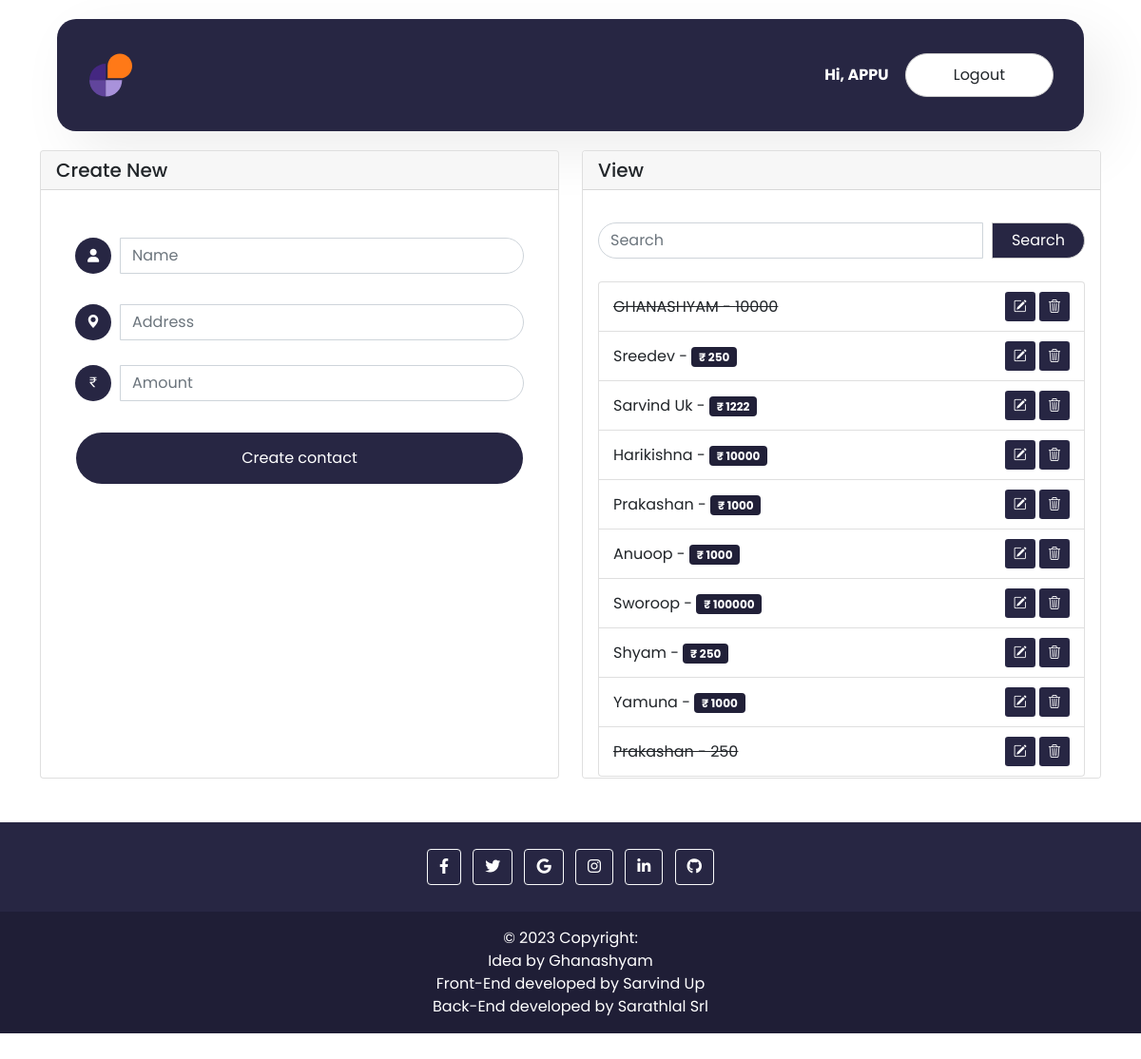
Screenshot of / (signed in) with the database file from the repository.
### members/models.py (models this page shows)
class Task(models.Model):
    user = models.ForeignKey(User, on_delete=models.CASCADE)
    name = models.CharField(max_length=200)
    address = models.CharField(max_length=200, null=True)
    amount = models.CharField(max_length=200)
    complete = models.BooleanField(default=False)
    created = models.DateTimeField(auto_now_add=True)
    def __str__(self):
        return self.name

### members/views.py (the view, shortened to what this page needs)
# urls.py: path('', views.dashboard, name="dashboard"),
@login_required(login_url='members:login')
def dashboard(request):
    if request.user.is_authenticated:
        search_query = ''
        if request.GET.get('search_query'):
            search_query = request.GET.get('search_query')
        user = request.user
        tasks = Task.objects.filter(user = user, name__icontains=search_query)
        form = TaskForm()
        context = {'tasks':tasks, 'form':form}
        return render(request, 'dashboard.html', context)

### members/forms.py
class TaskForm(forms.ModelForm):
    class Meta:
        model = Task
        fields = ['name' , 'address', 'amount' , 'complete']

### templates/dashboard.html (shortened to what this page needs)
<!DOCTYPE html>
<html lang="en">
{% load static %}
<head>
  <link rel="stylesheet" href="{% static 'css/dashboard.css' %}">
  <link rel="stylesheet" href="{% static 'bootstrap/bootstrap.min.css' %}">
  <link rel="stylesheet" href="https://cdnjs.cloudflare.com/ajax/libs/font-awesome/6.2.0/css/all.min.css"
 />
  <link rel="stylesheet"
    href="https://cdnjs.cloudflare.com/ajax/libs/bootstrap-icons/1.11.1/font/bootstrap-icons.min.css"
 />
</head>
<body>
  <nav class="navbar navbar-expand-lg">
    <div class="container-fluid">
      <a class="navbar-brand text-white" href="#"></a>
      <div class="collapse navbar-collapse" id="navbarSupportedContent">
        <b class="align-right text-white">Hi, {{request.user}}</b>
        <a class="btn logout-btn align-right" href="javascript:{document.getElementById('logout').submit()}">Logout</a>
      </div>
    </div>
  </nav>
  <div class="container">
    <div class="row">
      <div class="col">
        <div class="card text-dark bg-white mb-3 create-new-sec">
          <h5 class="card-header">Create New</h5>
          <div class="card-body">
            <div class="accordion-collapse collapse show" id="collapse-create">
              <div class="accordion-body">
                <form method="POST" action="/">
                  <div class="input-group mb-3">
                    <div class="input-group-append">
                      <span class="input-group-text"><i class="fas fa-user"></i></span>
                    </div>
                    {{form.name}}
                  </div>
                  <div class="input-group mb-2">
                    <div class="input-group-append">
                      <span class="input-group-text"><i class="bi bi-geo-alt-fill"></i></span>
                    </div>
                    {{form.address}}
                  </div>
                  <div class="input-group mb-2">
                    <div class="input-group-append">
                      <span class="input-group-text"><i class="bi bi-currency-rupee"></i></span>
                    </div>
                    {{form.amount}}
                  </div>
                  <div class="d-flex justify-content-center mt-3 login_container">
                    <input class="btn login_btn create-contact" type="submit" value="Create contact">
                  </div>
                </form>
              </div>
            </div>
          </div>
        </div>
      </div>
      <div class="col">
        <div class="card view text-dark mb-3">
          <h5 class="card-header view-text">View</h5>
          <div class="card-body">
            <form action="{% url 'members:dashboard' %}" method="get">
              <div class="input-group mb-3">
                <input type="text" placeholder="Search" id="search" class="form-control" name="search_query">
                <button type="submit" class="btn-search" value="Search">Search</button>
              </div>
            </form>
            <div class="contact-details">
              <ul class="list-group">
                {% for task in tasks %}
                <li class="list-group-item">
                  {% if task.complete == True %}
                  <strike>{{task.name}} - {{task.amount}}</strike>
                  {% else %}
                  <span>{{task.name}} - <span class="badge">₹ {{task.amount}}</span></span>
                  {% endif %}
                  <div class="contact-user-button">
                    <a class="btn btn-sm" href="{% url 'members:update_task' task.id %}"><i
                        class="bi bi-pencil-square"></i></a>
                    <button class="btn btn-sm" id='btn_delete' type="button"
                      data-bs-url="{% url 'members:delete_task' task.id %}" class="btn p-0" data-bs-toggle="modal"
                      data-bs-target="#modal-delete" data-bs-foodid='{{ task.id }}' data-bs-foodname='{{ task }}'><i
                        class="bi bi-trash3"></i></button>
                  </div>
                </li>
                {% endfor %}
              </ul>
            </div>
          </div>
        </div>
      </div>
    </div>
  </div>
  <footer class="text-center text-white">
    <div class="container p-4 pb-0">
      <section class="mb-4">
        <a class="btn btn-outline-light btn-floating m-1 text-white" href="#!" role="button"><i class="fab fa-facebook-f"></i></a>
        <a class="btn btn-outline-light btn-floating m-1 text-white" href="#!" role="button"><i class="fab fa-twitter"></i></a>
        <a class="btn btn-outline-light btn-floating m-1 text-white" href="#!" role="button"><i class="fab fa-google"></i></a>
        <a class="btn btn-outline-light btn-floating m-1 text-white" href="#!" role="button"><i class="fab fa-instagram"></i></a>
        <a class="btn btn-outline-light btn-floating m-1 text-white" href="#!" role="button"><i class="fab fa-linkedin-in"></i></a>
        <a class="btn btn-outline-light btn-floating m-1 text-white" href="#!" role="button"><i class="fab fa-github"></i></a>
      </section>
    </div>
    <div class="text-center p-3" style="background-color: rgba(0, 0, 0, 0.2);">
      © 2023 Copyright: <br>
      <a class="text-white" href="https://WeddingGift.com/">Idea by Ghanashyam</a><br>
      <a class="text-white" href="https://WeddingGift.com/">Front-End developed by Sarvind Up</a><br>
      <a class="text-white" href="https://github.com/srlsec">Back-End developed by Sarathlal Srl</a>
    </div>
  </footer>
</body>
</html>

### templates/dashboard.html (style rules this page uses)
body { background-color: #fff; font-family: 'Poppins', sans-serif; overflow-x: hidden !important; }
a { text-decoration: none; }
.create-contact { background-color: #272643; color: white !important; padding: 15px 20px; }
.input-group span { width: 38px; height: 38px; border-radius: 20px; display: flex; align-items: center; background-color: #272643; border: none; justify-content: center; }
.input-group { gap: 10px; }
.input-group span i { color: white; font-size: 14px; }
.input-group { display: flex; align-items: center; }
.view-text { width: 100%; }
.view, .create-new-sec { height: 54.5vh !important; overflow-x: hidden; }
.input-group { margin: 10px 0; }
.form-control { border-radius: 50px; }
.btn-search { height: 38px; padding: 0 20px; color: white; background-color: #272643; border: 1px solid rgb(205, 205, 205); border-radius: 50px; transition: all ease-in-out 0.4s; }
.logout-btn { background-color: white; border: 1px solid rgb(205, 205, 205); padding: 10px 50px; border-radius: 50px; transition: all ease-in-out 0.4s; }
.navbar-brand { font-family: 'Josefin Sans', sans-serif !important; color: #ffff !important; font-weight: 400; font-size: 1.6rem; }
.navbar { width: 90%; padding: 30px 20px; border-radius: 20px; background-color: #272643; margin: 20px auto; box-shadow: 20px 20px 60px #ededed, -20px -20px 60px #ffffff; }
input { width: 100%; padding: 12px 20px; margin: 8px 0; box-sizing: border-box; }
input::placeholder { color: #d3d3d3; }
footer { background-color: #272643; margin-top: 30px; }
.btn-sm { background-color: #272643 !important; color: white !important; }
.list-group-item { padding: 10px 15px; display: flex; align-items: center; justify-content: space-between; }
.badge { background-color: #212038; color: white; }

### rows the page displays
Task: name "GHANASHYAM", amount "10000"
Task: name "Sreedev", amount "250"
Task: name "Sarvind Uk", amount "1222"
Task: name "Harikishna", amount "10000"
Task: name "Prakashan", amount "1000"
Task: name "Anuoop", amount "1000"
Task: name "Sworoop", amount "100000"
Task: name "Shyam", amount "250"
Task: name "Yamuna", amount "1000"
Task: name "Prakashan", amount "250"

### other values shown
{{ request.user }} "APPU"
